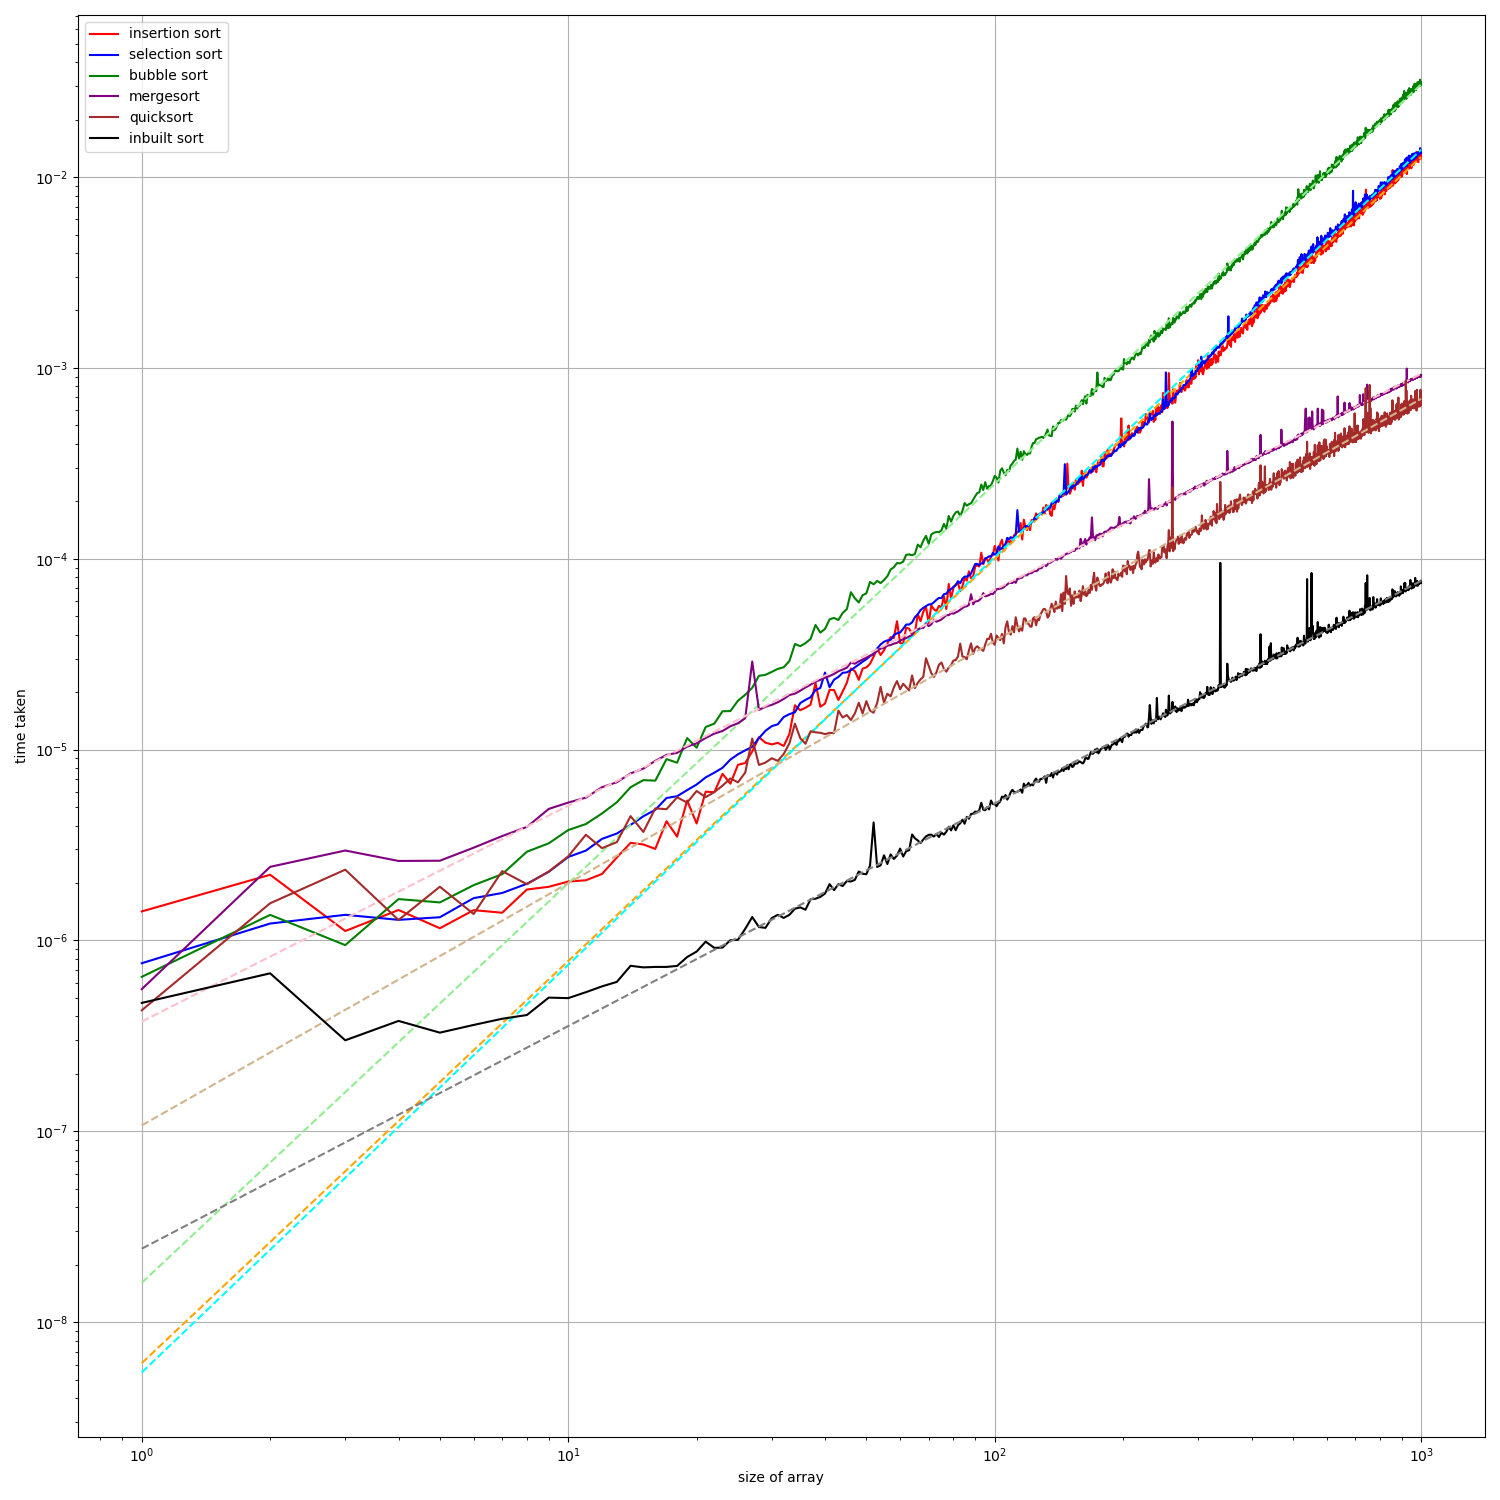

Generate this figure with Python:
import numpy as np
import matplotlib.pyplot as plt
import time


def insertion_sort(arr):

    n = len(arr)

    for i in range(1,n):
        temp = arr[i]
        j = i-1
        while j>=0 and arr[j]>temp:
            arr[j+1] = arr[j]
            j -= 1
        arr[j+1] = temp


def selection_sort(arr):

    n = len(arr)

    for i in range(n-1):
        min_index = i
        for j in range(i+1,n):
            if arr[min_index] > arr[j]:
                min_index = j
        temp = arr[min_index]
        arr[min_index] = arr[i]
        arr[i] = temp


def bubble_sort(arr):

    n = len(arr)
    swap_flag = 0

    for i in range(n-1):
        for j in range(0,n-i-1):
            if arr[j] > arr[j+1]:
                swap_flag = 1
                temp = arr[j]
                arr[j] = arr[j+1]
                arr[j+1] = temp
        if not swap_flag:
            break


def mergesort(arr):

    n = len(arr)
    if n <= 1:
        return arr

    m = n//2

    arr_l = arr[:m]
    arr_r = arr[m:]

    mergesort(arr_l)
    mergesort(arr_r)

    i = j = k = 0

    while i<m and j<n-m:
        if arr_l[i] < arr_r[j]:
            arr[k] = arr_l[i]
            i += 1
        else:
            arr[k] = arr_r[j]
            j += 1
        k += 1

    while i < m:
        arr[k] = arr_l[i]
        i += 1
        k += 1

    while j < n-m:
            arr[k] = arr_r[j]
            j += 1
            k += 1


def quicksort(arr, low, high):

    if low < high:

        pivot = arr[high]

        i = low-1
        for j in range(low, high):
            if arr[j] < pivot:
                i += 1
                arr[i], arr[j] = arr[j], arr[i]
        i += 1
        arr[high], arr[i] = arr[i], arr[high]
        
        quicksort(arr, low, i-1)
        quicksort(arr, i+1, high)


def check_sorted(arr):
    for i in range(len(arr)-1):
        if arr[i]>arr[i+1]:
            return False
    return True


# analyzing the time complexities
rng = np.random.default_rng(28)

t_ins = []
t_sel = []
t_bub = []
t_mer = []
t_qui = []
t_inbuilt = []

ns = [i for i in range(1,1000)]

for i in range(1,1000):

    a1 = [rng.uniform()*1000 for k in range(i)]
    a2 = a1.copy()
    a3 = a2.copy()
    a4 = a3.copy()
    a5 = a4.copy()
    a6 = a5.copy()

    start = time.perf_counter()
    insertion_sort(a1)
    end = time.perf_counter()
    if check_sorted(a1):
        t_ins.append(end-start)
    else:
        raise ValueError("Not sorted")

    start = time.perf_counter()
    selection_sort(a2)
    end = time.perf_counter()
    if check_sorted(a2):
        t_sel.append(end-start)
    else:
        raise ValueError("Not sorted")

    start = time.perf_counter()
    bubble_sort(a3)
    end = time.perf_counter()
    if check_sorted(a3):
        t_bub.append(end-start)
    else:
        raise ValueError("Not sorted")

    start = time.perf_counter()
    mergesort(a4)
    end = time.perf_counter()
    if check_sorted(a4):
        t_mer.append(end-start)
    else:
        raise ValueError("Not sorted")

    start = time.perf_counter()
    quicksort(a5, 0, i-1)
    end = time.perf_counter()
    if check_sorted(a5):
        t_qui.append(end-start)
    else:
        raise ValueError("Not sorted")

    start = time.perf_counter()
    a6.sort()
    end = time.perf_counter()
    if check_sorted(a6):
        t_inbuilt.append(end-start)
    else:
        raise ValueError("Not sorted")

slope_ins, inter_ins = np.polyfit(np.log(ns[50:]), np.log(t_ins[50:]), 1)
slope_sel, inter_sel = np.polyfit(np.log(ns[50:]), np.log(t_sel[50:]), 1)
slope_bub, inter_bub = np.polyfit(np.log(ns[50:]), np.log(t_bub[50:]), 1)
slope_mer, inter_mer = np.polyfit(np.log(ns[50:]), np.log(t_mer[50:]), 1)
slope_qui, inter_qui = np.polyfit(np.log(ns[50:]), np.log(t_qui[50:]), 1)
slope_inbuilt, inter_inbuilt = np.polyfit(np.log(ns[50:]), np.log(t_inbuilt[50:]), 1)

print("Time complexities: O(N^_)")
print(f"Insertion sort: {slope_ins:.3f}")
print(f"Selecion sort: {slope_sel:.3f}")
print(f"Bubble sort: {slope_bub:.3f}")
print(f"Mergesort: {slope_mer:.3f}")
print(f"Quicksort: {slope_qui:.3f}")
print(f"Inbuilt sort: {slope_inbuilt:.3f}")

plt.figure(figsize = (15, 15))
plt.loglog(ns, t_ins, color = 'red', label = 'insertion sort')
plt.loglog(ns, np.exp(inter_ins)*ns**slope_ins, color = 'orange', linestyle = '--')
plt.loglog(ns, t_sel, color = 'blue', label = 'selection sort')
plt.loglog(ns, np.exp(inter_sel)*ns**slope_sel, color = 'cyan', linestyle = '--')
plt.loglog(ns, t_bub, color = 'green', label = 'bubble sort')
plt.loglog(ns, np.exp(inter_bub)*ns**slope_bub, color = 'lightgreen', linestyle = '--')
plt.loglog(ns, t_mer, color = 'purple', label = 'mergesort')
plt.loglog(ns, np.exp(inter_mer)*ns**slope_mer, color = 'pink', linestyle = '--')
plt.loglog(ns, t_qui, color = 'brown', label = 'quicksort')
plt.loglog(ns, np.exp(inter_qui)*ns**slope_qui, color = 'tan', linestyle = '--')
plt.loglog(ns, t_inbuilt, color = 'black', label = 'inbuilt sort')
plt.loglog(ns, np.exp(inter_inbuilt)*ns**slope_inbuilt, color = 'gray', linestyle = '--')
plt.legend()
plt.grid(True)
plt.xlabel("size of array")
plt.ylabel("time taken")
plt.tight_layout()
plt.savefig("sort_analysis.png")
